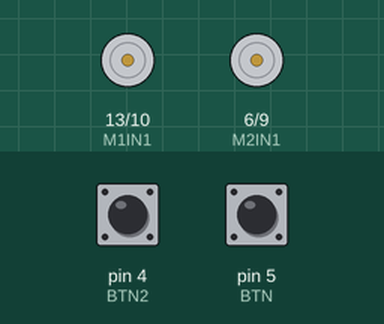
A sketch run on a simulated Arduino Uno, built with avr-gcc and run on an emulated ATmega328P. Shown: motor-driver pin pairs drawn as motors (green arrow = first pin HIGH = forward, orange = second pin HIGH = backward, longer = more drive, scaled by the enable pin). Inputs (shaded band) come from the test bench; at power-on: pin 5 (BTN) HIGH, pin 4 (BTN2) HIGH.

Above: at 1.2 s.
1.3 s: pin 5 (BTN) pulled LOW for 0.15 s
At 2.2 s:
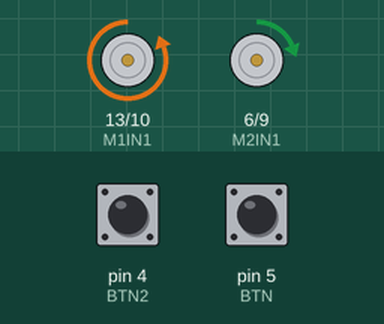
2.9 s: pin 5 (BTN) pulled LOW for 1 s
At 3.5 s:
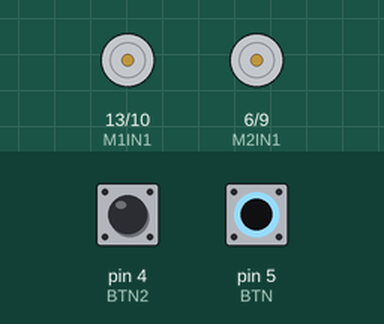
5.4 s: pin 5 (BTN) pulled LOW for 3.2 s
At 6.6 s:
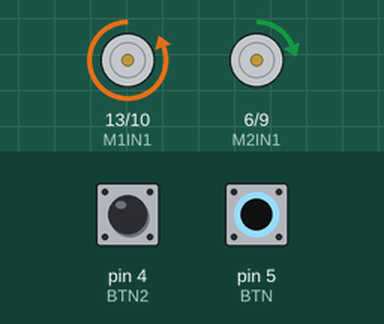
Timing chart, 0 to 8.4 s (numbered marks = the images above; inputs shaded):
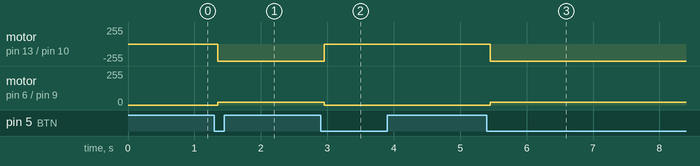

The sketch:

Tribot_Testing.ino
```cpp
#define ENA 12
#define ENB 8

#define M1IN1 13
#define M1IN2 10

#define M2IN1 6
#define M2IN2 9

#define BTN 5
#define BTN2 4

int x = 0;
int lastButtonState = 0;
int buttonState = 0;

int x2 = 0;
int lastButtonState2 = 0;
int buttonState2 = 0;

void setup() {
  // put your setup code here, to run once:

  pinMode(ENA, OUTPUT);
  pinMode(ENB, OUTPUT);
  pinMode(M1IN1, OUTPUT);
  pinMode(M1IN2, OUTPUT);
  pinMode(M2IN1, OUTPUT);
  pinMode(M2IN2, OUTPUT);

  pinMode(BTN, INPUT_PULLUP);
  pinMode(BTN2, INPUT_PULLUP);

  lastButtonState = digitalRead(BTN);
  lastButtonState2 = digitalRead(BTN2);
}

void loop() {
  // put your main code here, to run repeatedly:
  Start();

  if(x){
    digitalWrite(ENA, HIGH);
    analogWrite(M1IN1, 0);
    analogWrite(M1IN2, -20);

    digitalWrite(ENB, HIGH);
    analogWrite(M2IN1, 20);
    analogWrite(M2IN2, 0);
  }
  else{
    digitalWrite(ENA, LOW);
    digitalWrite(ENB, LOW);
  }
}

void Start(void){
  buttonState = digitalRead(BTN);
  if(buttonState != lastButtonState)
    if(buttonState == LOW){
      x = !x;
    }
    lastButtonState = buttonState;
  delay(50);
}

void Start2(void){
  buttonState2 = digitalRead(BTN2);
  if(buttonState2 != lastButtonState2)
    if(buttonState2 == LOW){
      x2 = !x2;
    }
    lastButtonState2 = buttonState2;
  delay(50);
}
```

Measured:
- after the input at 1.3 s, motor on pin 13 (M1IN1) / pin 10 (M1IN2): stopped → backward 255/255 after 0.05 s; motor on pin 6 (M2IN1) / pin 9 (M2IN2): stopped → forward 20/255 after 0.05 s
- after the input at 2.9 s, motor on pin 13 (M1IN1) / pin 10 (M1IN2): backward 255/255 → stopped after 0.05 s; motor on pin 6 (M2IN1) / pin 9 (M2IN2): forward 20/255 → stopped after 0.05 s
- after the input at 5.4 s, motor on pin 13 (M1IN1) / pin 10 (M1IN2): stopped → backward 255/255 after 0.05 s; motor on pin 6 (M2IN1) / pin 9 (M2IN2): stopped → forward 20/255 after 0.05 s
